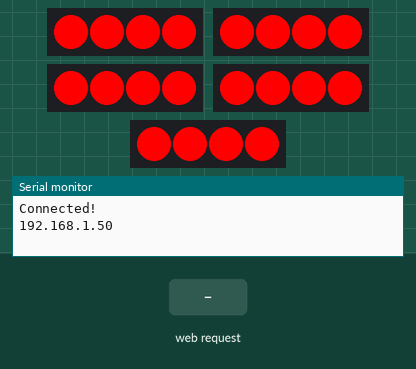
This program was run on a simulated ESP32. Shown: 5 × 4 RGB LEDs in strip order, left to right, the last lines printed to the serial monitor. The inputs (shaded band) are chosen by the test bench. WiFi joins after 1.5 s; servers stay silent unless stated; the strip is taken to match the declared colour order.

Above: at 2.7 s.
2.8 s: HTTP request GET / received
At 4.6 s:
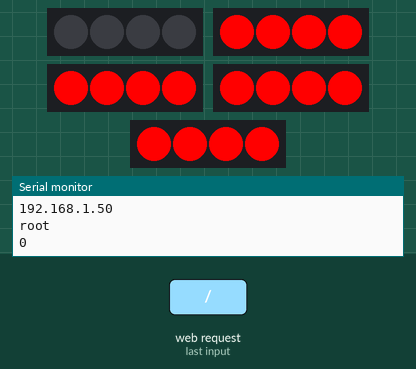
At 8.3 s:
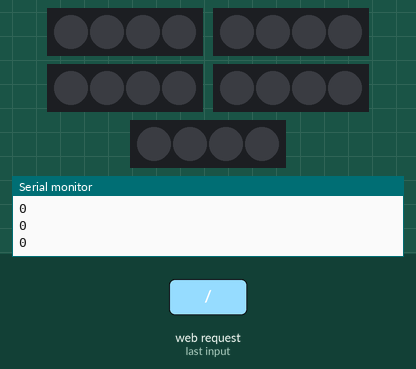
Timing chart, 0 to 9.8 s (numbered marks = the images above; inputs shaded):
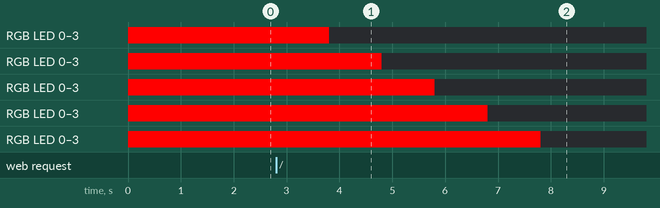

The program:

main.cpp
```cpp
#include <Arduino.h>
#include <WiFi.h>
#include <WebServer.h>
#include <Adafruit_NeoPixel.h>

const char *ssid = "CubeWifi";
const char *password = "mycoolcubepassword";

IPAddress local_IP(192, 168, 1, 184);
IPAddress gateway(192, 168, 1, 1);
IPAddress subnet(255, 255, 1, 0);

WebServer server;
Adafruit_NeoPixel pixels[5] = {{4, 21, NEO_RGB +NEO_KHZ400}, {4, 19, NEO_RGB +NEO_KHZ400},{4, 18, NEO_RGB +NEO_KHZ400},{4, 5, NEO_RGB +NEO_KHZ400},{4, 26, NEO_RGB +NEO_KHZ400}};

uint32_t colors[5];

void handleRoot()
{
    Serial.println("root");
    WiFiClient client = server.client();
    server.send(200, "text/html", "OK");

    String data;
    for (int i = 0; i < 5; i++)
    {
        data = client.readStringUntil('\n');
        colors[i] = data.toInt();
        Serial.println(colors[i], HEX);
        pixels[i].fill(colors[i]);
        pixels[i].show();
    }
}


void setup()
{
    for (int i = 0; i < 5; i++)
    {
        pixels[i].begin();
        pixels[i].fill(0xff0000);
        pixels[i].show();
    }


    Serial.begin(115200);
    WiFi.config(local_IP, gateway, subnet);
    WiFi.begin(ssid, password);
    while (!WiFi.isConnected()) delay(100);
    Serial.println("Connected!");
    Serial.println(WiFi.localIP());

    server.on("/", handleRoot);
    server.begin();
}

void loop()
{
    server.handleClient();
}
```

Measured:
- after the input at 2.8 s, RGB LED 0–3: RGB(255, 0, 0) → off after 1.0 s; RGB LED 0–3: RGB(255, 0, 0) → off after 2.0 s; RGB LED 0–3: RGB(255, 0, 0) → off after 3.0 s; RGB LED 0–3: RGB(255, 0, 0) → off after 4.0 s; RGB LED 0–3: RGB(255, 0, 0) → off after 5.0 s
